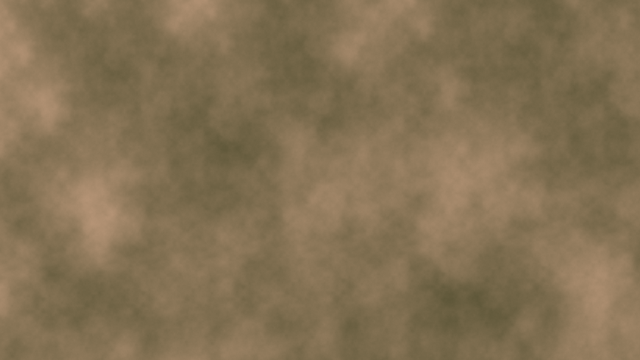
Frame 1 (no input)
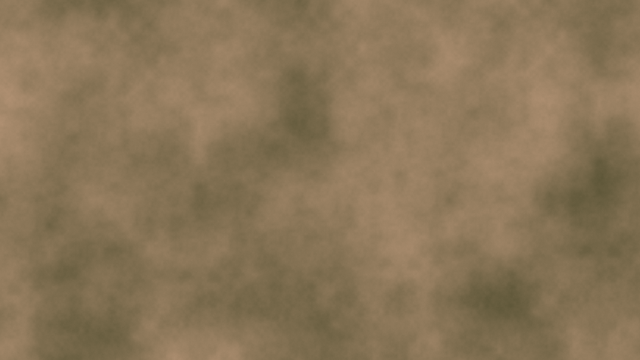
Frame 60 (the mouse pressed at the canvas centre just before this capture)
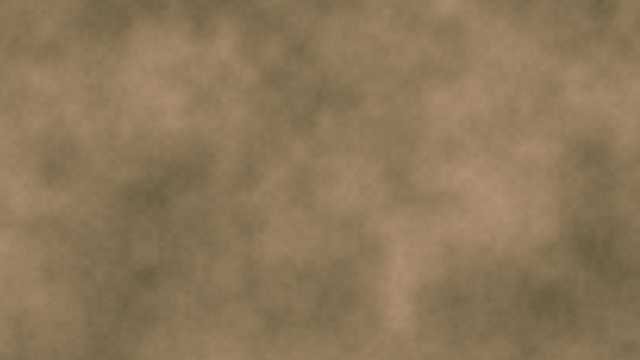
Frame 120 (the mouse held since frame 60 and released just before this capture)

The Processing sketch that drew these frames (run headless with seeded random() and noise(); from frame 60 on, the mouse is pressed at the canvas centre):

// Processing sketch: PerlinNoiseCustom
// ── PerlinNoiseCustom.pde
// NoiseBasic nb;
NoiseAnimated na;

void setup() {
  size(640,360);
  // nb = new NoiseBasic();
  na = new NoiseAnimated();
  // noLoop();
}

void draw() {
  background(0);
  // nb.create();
  na.create();
}

// ── NoiseAnimated.pde
// float increment = 0.01;

class NoiseAnimated {
  float xoff = 0.0;
  float animate = 0.0;
  
  NoiseAnimated() {
    
  }
  
  void create() {  
    // Optional: adjust noise detail here
    noiseDetail(8,0.65f);
    loadPixels();
    
    animate += 0.01;
    float xoff = 0.0; // Start xoff at 0
    // For every x,y coordinate in a 2D space, calculate a noise value and produce a brightness value
    
    for (int x = 0; x < width; x++) {
      
      xoff += increment;   // Increment xoff 
      // For every xoff, start yoff at 0.
      float yoff = 0.0;
      
      for (int y = 0; y < height; y++) {
        yoff += increment; // Increment yoff
        // Use xoff and yoff for noise().
        // noiseDetail(8,0.65);
        float red = map(noise(xoff, yoff, animate),0,1,70,170);
        // noiseDetail(4,0.65);
        float green = map(noise(xoff, yoff, animate),0,1,70,140);
        // noiseDetail(1,0.65);
        float blue = map(noise(xoff,yoff, animate),0,1,40,110);
        
        
        //Try using this line instead
        //float bright = random(0,255);
        
        
        // Use x and y for pixel location.
        pixels[x + y * width] = color(red, green, blue);
        
      }
    }
    updatePixels();
  }
}

// ── NoiseBasic.pde
float increment = 0.01;
float increment2 = 0.1;

class NoiseBasic {
  float xoff = 0.0;
  
  NoiseBasic() {
    
  }
  
  void create() {  
    // Optional: adjust noise detail here
    //noiseDetail(8,0.65f);
    
    loadPixels();
    
    float xoff = 0.0; // Start xoff at 0
    // For every x,y coordinate in a 2D space, calculate a noise value and produce a brightness value
    
    for (int x = 0; x < width; x++) {
      
      xoff += increment;   // Increment xoff 
      // For every xoff, start yoff at 0.
      float yoff = 0.0;
      
      for (int y = 0; y < height; y++) {
        yoff += increment2; // Increment yoff
        // Use xoff and yoff for noise().
        noiseDetail(8,0.65);
        float red = map(noise(xoff, yoff),0,1,10,70);
        noiseDetail(4,0.65);
        float green = map(noise(xoff, yoff),0,1,70,140);
        noiseDetail(1,0.65);
        float blue = map(noise(xoff,yoff),0,1,40,110);
        
        
        //Try using this line instead
        //float bright = random(0,255);
        
        
        // Use x and y for pixel location.
        pixels[x + y * width] = color(red, green, blue);
        
      }
    }
    updatePixels();
  }
  
}

// ── NoiseBasicCheckerdPattern.pde
// float increment = 0.02;

class NoiseBasicCheckerdPattern {
  float xoff = 0.0;
  
  NoiseBasicCheckerdPattern() {
    
  }
  
  void create() {  
    // Optional: adjust noise detail here
    //noiseDetail(8,0.65f);
    
    loadPixels();
    
    float xoff = 0.0; // Start xoff at 0
    // For every x,y coordinate in a 2D space, calculate a noise value and produce a brightness value
    
    for (int x = 0; x < width; x++) {
      
      xoff += increment;   // Increment xoff 
      // For every xoff, start yoff at 0.
      float yoff = 0.0;
      
      for (int y = 0; y < height; y++) {
        yoff += increment; // Increment yoff
        // Use xoff and yoff for noise().
        float red = map(noise(xoff),0,1,50,200);
        float green = map(noise(yoff),0,1,50,200);
        float blue = map(noise(xoff,yoff),0,1,50,200);
        
        
        //Try using this line instead
        //float bright = random(0,255);
        
        
        // Use x and y for pixel location.
        pixels[x + y * width] = color(red, green, blue);
        
      }
    }
    updatePixels();
  }
  
}
